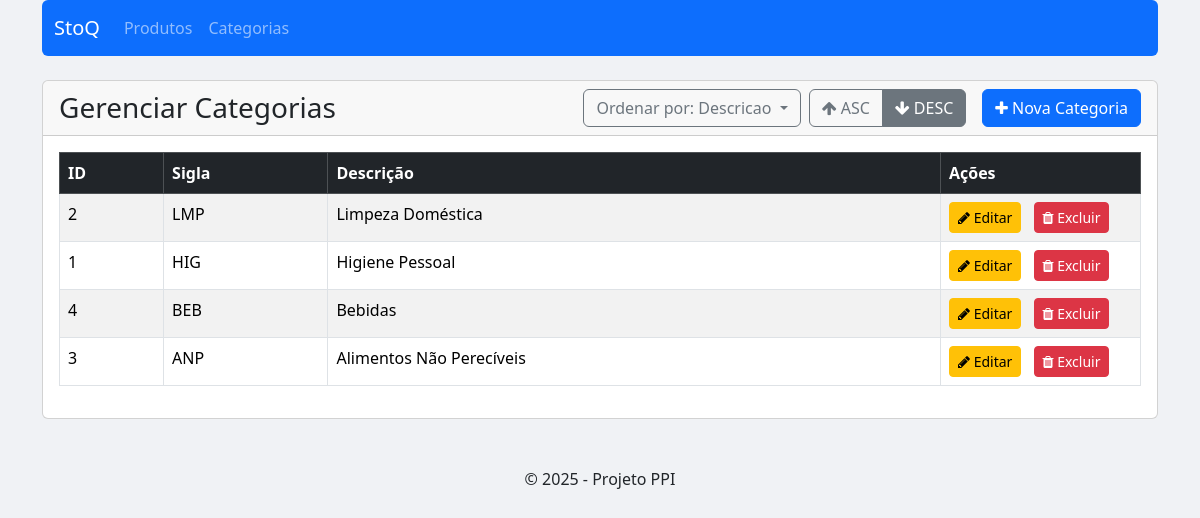
Screenshot of /listar_categoria.php?sort=descricao&dir=desc with the database file from the repository.
### tables this page shows
CREATE TABLE `categoria` (
  `id_categoria` int(11) NOT NULL,
  `sigla` varchar(20) NOT NULL,
  `descricao` varchar(100) NOT NULL
);

### listar_categoria.php (the view, shortened to what this page needs)
<?php
include 'header.php';
include 'conexao.php';
$colunas_permitidas = ['id_categoria', 'sigla', 'descricao'];
$sort_coluna = 'descricao';
$sort_direcao = 'asc';
if (isset($_GET['sort']) && in_array($_GET['sort'], $colunas_permitidas)) {
    $sort_coluna = $_GET['sort'];
}
if (isset($_GET['dir']) && in_array($_GET['dir'], ['asc', 'desc'])) {
    $sort_direcao = $_GET['dir'];
}
?>
<div class="card">
<div class="card-header">
    <div class="d-flex justify-content-between align-items-center">
        <h3 class="mb-0">Gerenciar Categorias</h3>
        <div class="d-flex align-items-center">
            <div class="dropdown me-2">
                <button class="btn btn-outline-secondary dropdown-toggle" type="button" data-bs-toggle="dropdown" aria-expanded="false">
                    Ordenar por: <?= ucwords(str_replace('_', ' ', $sort_coluna)) ?>
                </button>
            </div>
            <div class="btn-group" role="group">
                <a href="?sort=<?= $sort_coluna ?>&dir=asc" class="btn btn-outline-secondary <?= ($sort_direcao == 'asc') ? 'active' : '' ?>">
                    <i class="fa fa-arrow-up"></i> ASC
                </a>
                <a href="?sort=<?= $sort_coluna ?>&dir=desc" class="btn btn-outline-secondary <?= ($sort_direcao == 'desc') ? 'active' : '' ?>">
                    <i class="fa fa-arrow-down"></i> DESC
                </a>
            </div>
            <a href="formulario_categoria.php" class="btn btn-primary ms-3">
                <i class="fa fa-plus"></i> Nova Categoria
            </a>
        </div>
    </div>
</div>
    <div class="card-body">
        <table class="table table-striped table-hover table-bordered">
            <thead class="table-dark">
                <tr>
                    <th>ID</th>
                    <th>Sigla</th>
                    <th>Descrição</th>
                    <th width="200px">Ações</th>
                </tr>
            </thead>
            <tbody>
                <?php
                $sql = "SELECT * FROM categoria";
                $sql .= " ORDER BY $sort_coluna $sort_direcao";
                $stm = $pdo->prepare($sql);
                $stm->execute();
                $dados = $stm->fetchAll(PDO::FETCH_OBJ);
                foreach ($dados as $categoria) :
                ?>
                    <tr>
                        <td><?= htmlspecialchars($categoria->id_categoria) ?></td>
                        <td><?= htmlspecialchars($categoria->sigla) ?></td>
                        <td><?= htmlspecialchars($categoria->descricao) ?></td>
                        <td>
                            <a href="editar_categoria.php?id_categoria=<?= $categoria->id_categoria ?>" class="btn btn-sm btn-warning me-2">
                                <i class="fa fa-pencil"></i> Editar
                            </a>
                            <a href="excluir_categoria.php?id_categoria=<?= $categoria->id_categoria ?>" class="btn btn-sm btn-danger" onclick="return confirm('Tem certeza que deseja excluir este item?');">
                                <i class="fa fa-trash"></i> Excluir
                            </a>
                        </td>
                    </tr>
                <?php endforeach; ?>
            </tbody>
        </table>
    </div>
</div>
<?php
include 'footer.php';
?>

### header.php (style rules this page uses)
body { background-color: #f0f2f5; }

### rows the page displays
categoria: id_categoria "2", sigla "LMP", descricao "Limpeza Doméstica"
categoria: id_categoria "1", sigla "HIG", descricao "Higiene Pessoal"
categoria: id_categoria "4", sigla "BEB", descricao "Bebidas"
categoria: id_categoria "3", sigla "ANP", descricao "Alimentos Não Perecíveis"

### other values shown
str_replace('_', ' ', $sort_coluna) "Descricao"
